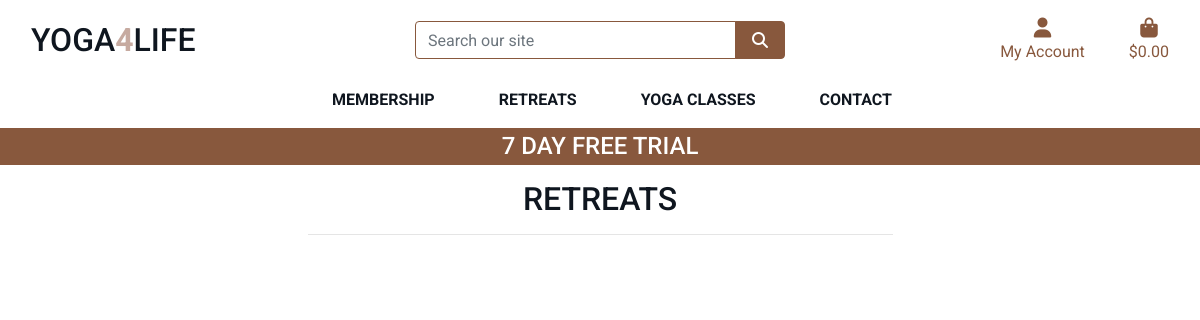
/retreats/, run on an earlier commit of the app's database.
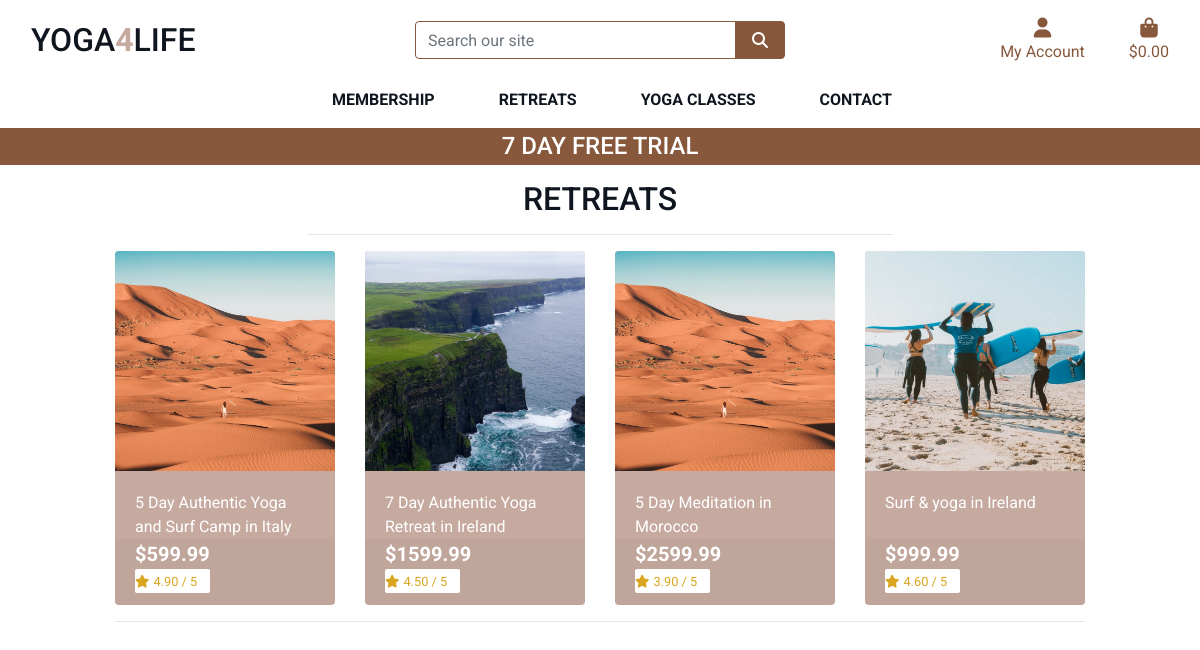
And on a later commit of the database.
### retreats/models.py (models this page shows, shortened)
class Retreat(models.Model):
    category = models.ForeignKey('Category', null=True, blank=True, on_delete=models.SET_NULL)
    sku = models.CharField(max_length=254, null=True, blank=True)
    name = models.CharField(max_length=254)
    description = models.TextField()
    price = models.DecimalField(max_digits=6, decimal_places=2)
    rating = models.DecimalField(max_digits=6, decimal_places=2, null=True, blank=True)
    image_url = models.URLField(max_length=1024, null=True, blank=True)
    image = models.ImageField(null=True, blank=True)

### retreats/views.py (the view, shortened to what this page needs)
# urls.py: path('', views.all_retreats, name='retreats'),
def all_retreats(request):
    retreats = Retreat.objects.all()
    categories = None
    query = None
    context = {
        'retreats': retreats,
        'search_term': query,
        'current_categories': categories,
    }
    return render(request, 'retreats/retreats.html', context)

### cart/contexts.py (called while the page is built, shortened)
def cart_contents(request):
    cart_items = []
    total = 0
    retreat_count = 0
    cart = request.session.get('cart', {})
    grand_total = total
    context = {
        'cart_items': cart_items,
        'total': total,
        'retreat_count': retreat_count,
        'grand_total': grand_total,
    }
    return context

### retreats/templates/retreats/retreats.html (shortened to what this page needs)
{% extends "base.html" %}
{% load static %}
{% block page_header %}
    <div class="container header-container">
    </div>
{% endblock %}
{% block content %}
    <div class="container-fluid">
        <div class="row">
            <div class="col text-center mt-3">
                <h2 class="logo-font">Retreats</h2>
                <hr class="w-50 mb-1">
            </div>
        </div>
        <div class="row">
            <div class="retreat-container col-10 offset-1">
                <div class="row">
                    {% for retreat in retreats %}
                        <div class="col-sm-6 col-md-6 col-lg-4 col-xl-3">
                            <div class="card h-100 border-0">
                                {% if retreat.image %}
                                <a href="{% url 'retreat_detail' retreat.id %}">
                                    <div class="image">
                                        <img class="card-img-top" src="{{ retreat.image.url }}" alt="{{ retreat.name }}">
                                    </div>
                                </a>
                                {% else %}
                                <a href="{% url 'retreat_detail' retreat.id %}">
                                    <div class="image">
                                        <img class="card-img-top" src="{{ MEDIA_URL }}noimage.png" alt="{{ retreat.name }}">
                                    </div>
                                </a>
                                {% endif %}
                                <div class="card-body pb-0">
                                    <p class="mb-0">{{ retreat.name }}</p>
                                </div>
                                <div class="card-footer pt-0 border-0 text-left">
                                    <div class="row">
                                        <div class="col">
                                            <p class="lead mb-0 text-left font-weight-bold">${{ retreat.price }}</p>
                                            {% if retreat.rating %}
                                            <div class="card-white-sm">
                                                <small class="text-gold"><i class="fas fa-star mr-1"></i>{{ retreat.rating }} / 5</small>
                                            </div>
                                            {% else %}
                                                <small class="text-gold">No Rating</small>
                                            {% endif %}
                                        </div>
                                    </div>
                                </div>
                            </div>
                        </div>
                        {% if forloop.counter|divisibleby:4 %}
                            <div class="col-12 d-none d-xl-block mb-5">
                                <hr>
                            </div>
                        {% endif %}
                    {% endfor %}
                </div>
            </div>
        </div>
    </div>
{% endblock %}

### templates/base.html (shortened to what this page needs)
{% load static %}
<!doctype html>
<html lang="en">
  <head>
    {% block corecss %}
        <link rel="stylesheet" href="https://stackpath.bootstrapcdn.com/bootstrap/4.4.1/css/bootstrap.min.css">
        <link rel="stylesheet" href="{% static 'css/base.css' %}">
    {% endblock %}
  </head>
  <body>
     <header class="container-fluid fixed-top">
        <div id="topnav" class="row bg-white pt-lg-2 d-none d-lg-flex">
            <div class="col-12 col-lg-4 my-auto py-1 py-lg-0 text-center text-lg-left">
                <a href="{% url 'home' %}" class="nav-link main-logo-link">
                    <h2 class="logo-font text-black my-0">Yoga<strong class="text-pink">4</strong>Life</h2>
                </a>
            </div>
            <div class="col-12 col-lg-4 my-auto py-1 py-lg-0">
                <form method="GET" action="{% url 'retreats' %}">
                    <div class="input-group w-100">
                        <input class="form-control border border-brown rounded-1" type="text" name="q" placeholder="Search our site">
                        <div class="input-group-append">
                            <button class="form-control btn btn-brown border border-brown rounded-1" type="submit">
                                <span class="icon">
                                    <i class="fas fa-search"></i>
                                </span>
                            </button>
                        </div>
                    </div>
                </form>
            </div>
            <div class="col-12 col-lg-4 my-auto py-1 py-lg-0">
                <ul class="list-inline list-unstyled text-center text-lg-right my-0">
                    <li class="list-inline-item dropdown">
                        <a class="text-black nav-link" href="#" id="user-options" data-toggle="dropdown" aria-haspopup="true" aria-expanded="false">
                            <div class="text-center text-brown">
                                <div><i class="fas fa-user fa-lg "></i></div>
                                <p class="my-0">My Account</p>
                            </div>
                        </a>
                    </li>
                    <li class="list-inline-item">
                        <a class="{% if grand_total %}text-gold font-weight-bold{% else %}text-brown{% endif %} nav-link" href="{% url 'view_cart' %}">
                            <div class="text-center">
                                <div><i class="fas fa-shopping-bag fa-lg"></i></div>
                                <p class="my-0">
                                    {% if grand_total %}
                                        ${{ grand_total|floatformat:2 }}
                                    {% else %}
                                        $0.00
                                    {% endif %}
                                </p>
                            </div>
                        </a>
                    </li>
                </ul>
            </div>
        </div>
        <div class="row bg-white">
            <nav class="navbar navbar-expand-lg navbar-light w-100">
                {% include 'includes/main-nav.html' %}
            </nav>
        </div>
        <div id="promotions-banner" class="row text-center">
            <div class="col bg-brown text-white">
                <h4 class="logo-font-white my-1">7 Day FREE Trial </h4>
            </div>
        </div>
    </header>
    {% block page_header %}
    {% endblock %}
    {% block content %}
    {% endblock %}
  </body>
</html>

### templates/includes/main-nav.html (shortened to what this page needs)
<div class="collapse navbar-collapse" id="main-nav">
    <ul class="navbar-nav w-auto mx-auto">
        <li class="nav-item dropdown">
            <a class="logo-font font-weight-bold nav-link text-black mr-5" href="#" id="membership-link" data-toggle="dropdown" aria-haspopup="true" aria-expanded="false">
                Membership
            </a>
        </li>
        <li class="nav-item dropdown">
            <a class="logo-font font-weight-bold nav-link text-black mr-5" href="#" id="retreats-link" data-toggle="dropdown" aria-haspopup="true" aria-expanded="false">
                Retreats
            </a>
        </li>
        <li class="nav-item dropdown">
            <a class="logo-font font-weight-bold nav-link text-black mr-5" href="#" id="yoga-classes-link" data-toggle="dropdown" aria-haspopup="true" aria-expanded="false">
                Yoga Classes
            </a>
        </li>
        <li class="nav-item dropdown">
            <a class="logo-font font-weight-bold nav-link text-black" href="#" id="contact-link" data-toggle="dropdown" aria-haspopup="true" aria-expanded="false">
                Contact
            </a>
        </li>
    </ul>
</div>

### static/css/base.css (style rules this page uses)
html { height: 100%; }
body { height: calc(100vh - 164px); color: #555; font-family: 'Roboto', sans-serif; }
.icon { align-items: center; display: inline-flex; justify-content: center; height: 1.5rem; width: 1.5rem; }
.logo-font { text-transform: uppercase; color: #0f161f; }
.logo-font-white { text-transform: uppercase; color: white; }
.main-logo-link { width: fit-content; }
.btn-brown { background: #88583d; color: white; }
.text-pink { color:#c6aaa0 !important; }
.text-brown { color: #88583d; }
.text-black { color:#0f161f !important; }
.card-white-sm { padding: 4px, 2px; background-color: white; border-radius: 2px; max-width: 75px; }
.text-gold { color: goldenrod !important; }
.border-brown { border: 1px solid #88583d !important; }
.bg-brown { background: #88583d; }
.card { color: white; background-color:#c6aaa0; border-radius: 4px; overflow: hidden; }
.image { position:relative; overflow:hidden; padding-bottom:100%; }
.image img { position: absolute; max-height: 100%; top: 50%; left: 50%; transform: translateX(-50%) translateY(-50%); }
.card-img-top { width: auto; }
@media (min-width: 1200px) { .container { max-width: 80%; } }
@media (min-width: 992px) { .header-container { padding-top: 164px; } }

What changed in the data, as far as the page shows it:
added Retreat: image (picture), name "5 Day Authentic Yoga and Surf Camp in Italy", price "599.99", rating "4.90"
added Retreat: image (picture), name "7 Day Authentic Yoga Retreat in Ireland", price "1599.99", rating "4.50"
added Retreat: image (picture), name "5 Day Meditation in Morocco", price "2599.99", rating "3.90"
added Retreat: image (picture), name "Surf & yoga in Ireland", price "999.99", rating "4.60"
